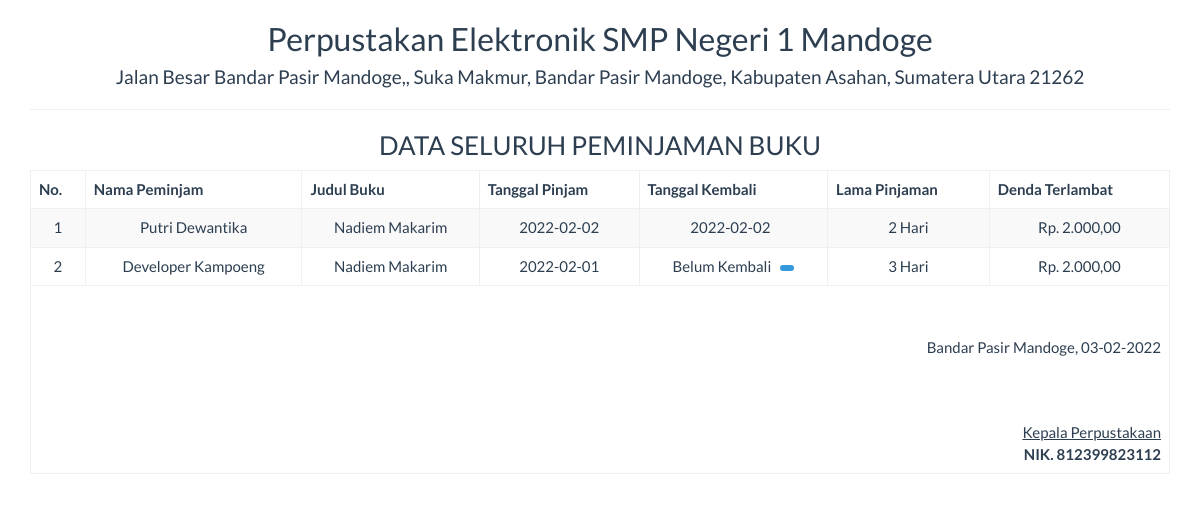
Screenshot of /report/peminjaman_semua.php with the database file from the repository.
### tables this page shows
CREATE TABLE `pinjam` (
  `id_pinjam` int(11) NOT NULL,
  `username_peminjam` varchar(128) NOT NULL,
  `id_buku` int(11) NOT NULL,
  `tgl_pinjam` varchar(64) NOT NULL,
  `tgl_pengembalian` varchar(64) NOT NULL,
  `tgl_kembali` varchar(64) NOT NULL,
  `denda_terlambat` int(11) NOT NULL,
  `denda_total` varchar(32) NOT NULL,
  `status_pinjaman` varchar(64) NOT NULL
);

CREATE TABLE `user` (
  `username` varchar(25) NOT NULL,
  `paswd` varchar(50) NOT NULL,
  `email` varchar(50) NOT NULL,
  `nama` varchar(50) NOT NULL,
  `level` int(1) NOT NULL,
  `ket` varchar(50) NOT NULL
);

CREATE TABLE `buku` (
  `id` int(11) NOT NULL,
  `judul_buku` varchar(128) NOT NULL,
  `pengarang` varchar(128) NOT NULL,
  `penerbit` varchar(128) NOT NULL,
  `kategori` varchar(128) NOT NULL,
  `tahun_terbit` varchar(4) NOT NULL,
  `kota_terbit` varchar(64) NOT NULL,
  `status` varchar(32) NOT NULL,
  `deskripsi` text NOT NULL,
  `tgl_masuk` varchar(32) NOT NULL
);

### report/peminjaman_semua.php (the view, shortened to what this page needs)
<!DOCTYPE html>
<html>
<head>
    <link href="../Assets/css/bootstrap.min.css" rel="stylesheet" type="text/css" />
</head>
<body onload="print()">
    <?php
    include '../config/koneksi.php';
    ?>
    <div class="container">
        <div class='row'>
            <div class="col-sm-12">
                <div class="text-center">
                    <h2> Perpustakan Elektronik SMP Negeri 1 Mandoge </h2>
                    <h4>Jalan Besar Bandar Pasir Mandoge,, Suka Makmur, Bandar Pasir Mandoge, Kabupaten Asahan, Sumatera Utara 21262</h4>
                    <hr>
                    <h3>DATA SELURUH PEMINJAMAN BUKU</h3>
                    <table class="table table-bordered table-striped table-hover">
                        <tbody>
                            <thead>
                                <tr>
                                    <th>No.</th>
                                    <th>Nama Peminjam</th>
                                    <th>Judul Buku</th>
                                    <th>Tanggal Pinjam</th>
                                    <th>Tanggal Kembali</th>
                                    <th>Lama Pinjaman</th>
                                    <th>Denda Terlambat</th>
                                </tr>
                            </thead>
                        <tbody>
                            <?php
                            $sql = "SELECT * FROM pinjam
                                    JOIN buku ON pinjam.id_buku = buku.id
                                    JOIN user ON pinjam.username_peminjam = user.username";
                            $query = mysqli_query($koneksi, $sql) or die("SQL Anda Salah");
                            $nomor = 0;
                            while ($data = mysqli_fetch_array($query)) {
                                $nomor++;
                            ?>
                                <tr>
                                    <td><?= $nomor ?></td>
                                    <td><?= $data['nama'] ?></td>
                                    <td><?= $data['judul_buku'] ?></td>
                                    <td><?= $data['tgl_pinjam'] ?></td>
                                    <td><?= $data['tgl_kembali'] ?>
                                        <?php
                                        if ($data['status_pinjaman'] == 'Belum Kembali') { ?>
                                            <a href="?page=peminjaman&actions=kembaliBuku&id=<?= $data['id_pinjam'] ?>" class="btn btn-info btn-xs">
                                            </a>
                                        <?php } ?>
                                    </td>
                                    <td>
                                        <?php
                                        $tgl1   = new DateTime('now');
                                        $tgl2   = new DateTime($data['tgl_pinjam']);
                                        $d      = $tgl2->diff($tgl1)->days + 1;
                                        echo $d . ' Hari';
                                        ?>
                                    </td>
                                    <td><?= "Rp. " . number_format($data['denda_terlambat'], 2, ',', '.') ?></td>
                                </tr>
                            <?php } ?>
                        </tbody>
                        </tbody>
                        <tfoot>
                            <tr>
                                <td colspan="8" class="text-right">
                                    <br>
                                    <br>
                                    Bandar Pasir Mandoge, <?= date("d-m-Y") ?>
                                    <br><br><br><br>
                                    <u>Kepala Perpustakaan<strong></u><br>
                                    NIK. 812399823112
                                </td>
                            </tr>
                        </tfoot>
                    </table>
                </div>
            </div>
        </div>
</body>
</html>

### rows the page displays
pinjam: user.nama "Putri Dewantika", id_buku.judul_buku "Nadiem Makarim", tgl_pinjam "2022-02-02", tgl_kembali "2022-02-02", denda_terlambat "2.000,00"
pinjam: user.nama "Developer Kampoeng", id_buku.judul_buku "Nadiem Makarim", tgl_pinjam "2022-02-01", tgl_kembali "Belum Kembali", denda_terlambat "2.000,00"
